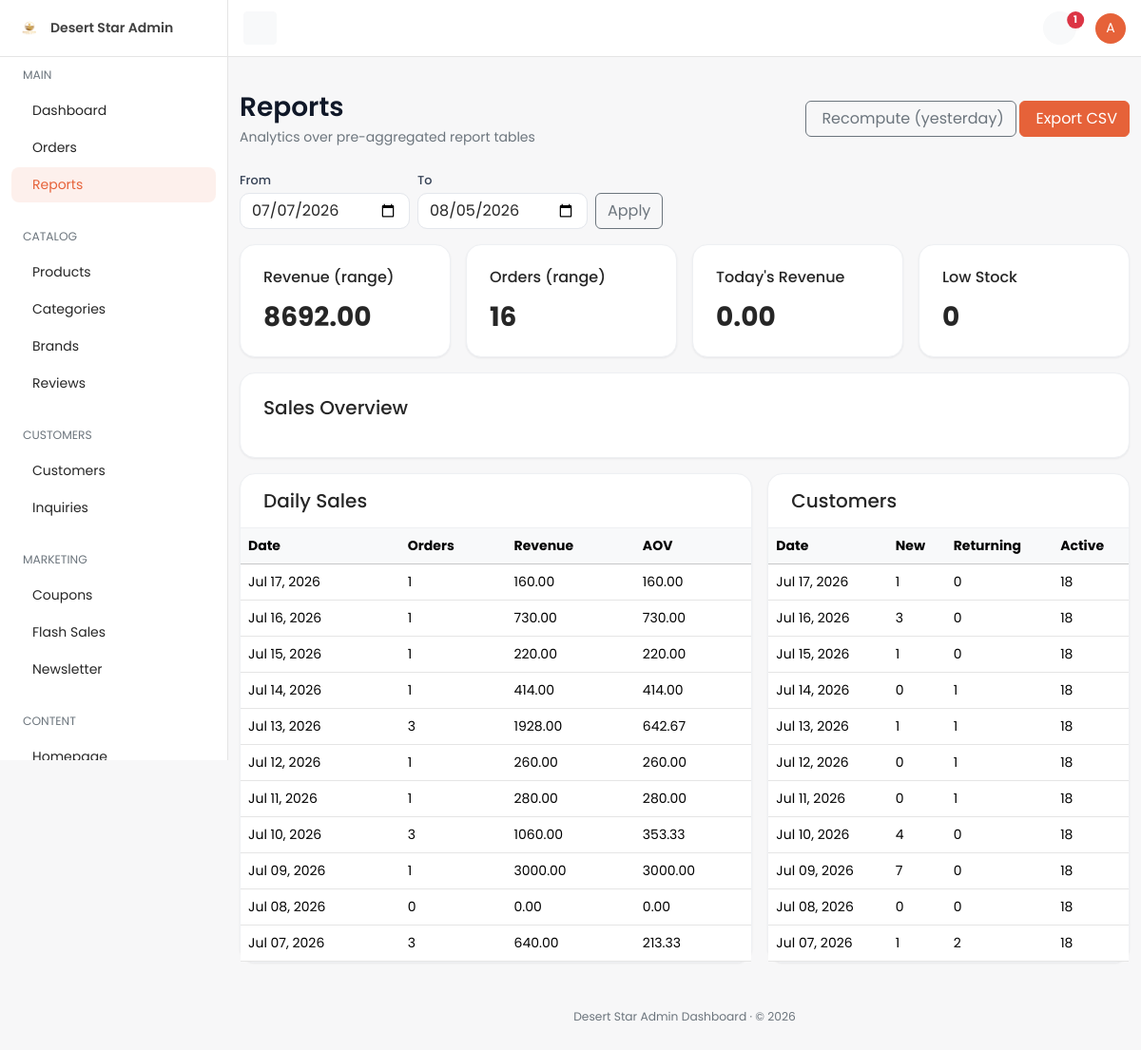
Screenshot of /dashboard/reports/ (signed in) with the database file from the repository.
### core/models.py (models this page shows, shortened)
class TimeStampedModel(models.Model):
    created_at = models.DateTimeField(
        auto_now_add=True,
        db_index=True,
        verbose_name="Created at",
        help_text="Timestamp when this record was first created.",
    )
    updated_at = models.DateTimeField(
        auto_now=True,
        db_index=True,
        verbose_name="Updated at",
        help_text="Timestamp when this record was last modified.",
    )
    class Meta:
        abstract = True

class SiteSettings(TimeStampedModel):
    site_name = models.CharField(max_length=120, default="DESERT STAR MOBILE PHONES")
    logo = models.ImageField(upload_to="site/", blank=True, null=True, verbose_name="Logo")
    primary_color = models.CharField(max_length=7, default="#0369A1")
    secondary_color = models.CharField(max_length=7, default="#0B1220")
    font_family = models.CharField(max_length=120, default="Inter, sans-serif")
    facebook_url = models.URLField(blank=True)
    instagram_url = models.URLField(blank=True)
    twitter_url = models.URLField(blank=True)
    whatsapp_number = models.CharField(max_length=20, blank=True)
    vendor_email = models.EmailField(
        blank=True,
        verbose_name="Vendor Email",
        help_text="Email address to receive quote requests and contact inquiries.",
    )
    default_currency = models.ForeignKey(
        Currency,
        on_delete=models.PROTECT,
        null=True,
        blank=True,
        related_name="+",
    )
    default_language = models.CharField(max_length=5, default="en")
    tax_rate_percent = models.DecimalField(max_digits=5, decimal_places=2, default=0)
    default_shipping_charge = models.DecimalField(max_digits=10, decimal_places=2, default=50)
    card_gateway_public_key_env = models.CharField(
        max_length=80,
        default="CARD_GATEWAY_PUBLIC_KEY",
        help_text="Environment variable name for the card gateway public key.",
    )
    qatar_gateway_public_key_env = models.CharField(
        max_length=80,
        default="QATAR_GATEWAY_PUBLIC_KEY",
        blank=True,
    )
    order_email_template_slug = models.CharField(max_length=80, default="order-status")
    whatsapp_template_slug = models.CharField(max_length=80, default="order-whatsapp")
    razorpay_key_id = models.CharField(
        max_length=120,
        blank=True,
        verbose_name="Razorpay Key ID",
        help_text="Razorpay Key ID / Test Key ID for payment processing.",
    )
    razorpay_key_secret = models.CharField(
        max_length=120,
        blank=True,
        verbose_name="Razorpay Key Secret",
        help_text="Razorpay Key Secret / Test Key Secret for payment signature verification.",
    )
    class Meta:
        verbose_name = "Site settings"
        verbose_name_plural = "Site settings"

### reports/models.py (models this page shows)
class DailySalesReport(TimeStampedModel):
    report_date = models.DateField(unique=True, db_index=True)
    order_count = models.PositiveIntegerField(default=0)
    revenue = models.DecimalField(max_digits=14, decimal_places=2, default=0)
    average_order_value = models.DecimalField(max_digits=12, decimal_places=2, default=0)
    coupon_discount_total = models.DecimalField(max_digits=12, decimal_places=2, default=0)
    class Meta:
        ordering = ["-report_date"]
        verbose_name = "Daily sales report"
        verbose_name_plural = "Daily sales reports"

class DailyCustomerReport(TimeStampedModel):
    report_date = models.DateField(unique=True, db_index=True)
    new_customers = models.PositiveIntegerField(default=0)
    returning_customers = models.PositiveIntegerField(default=0)
    total_active_customers = models.PositiveIntegerField(default=0)
    class Meta:
        ordering = ["-report_date"]
        verbose_name = "Daily customer report"
        verbose_name_plural = "Daily customer reports"

### dashboard/views/reports.py (the view)
# urls.py: path("reports/", reports.reports_view, name="reports"),
@dashboard_required
def reports_view(request: HttpRequest) -> HttpResponse:
    today = timezone.localdate()
    end = _parse_date(request.GET.get("end", ""), today)
    start = _parse_date(request.GET.get("start", ""), today - timedelta(days=29))
    sales = get_daily_sales_reports(start_date=start, end_date=end, page=1, page_size=366)
    customers = get_daily_customer_reports(start_date=start, end_date=end, page=1, page_size=366)
    ordered = list(reversed(sales["results"]))
    chart = {
        "categories": [r.report_date.strftime("%b %d") for r in ordered],
        "revenue": [float(r.revenue) for r in ordered],
        "orders": [r.order_count for r in ordered],
    }
    total_revenue = sum(float(r.revenue) for r in sales["results"])
    total_orders = sum(r.order_count for r in sales["results"])
    context = {
        "nav_section": "reports",
        "page_title": "Reports",
        "start": start,
        "end": end,
        "summary": get_admin_dashboard_summary(),
        "sales": sales["results"],
        "customers": customers["results"],
        "sales_series": chart,
        "total_revenue": total_revenue,
        "total_orders": total_orders,
    }
    return render(request, "dashboard/reports/index.html", context)

### dashboard/templates/dashboard/reports/index.html (shortened to what this page needs)
{% extends "dashboard/base.html" %}
{% block page_title %}Reports{% endblock %}
{% block breadcrumbs %}<p class="mb-0 text-secondary">Analytics over pre-aggregated report tables</p>{% endblock %}
{% block page_actions %}
<form method="post" action="{% url 'dashboard:reports-recompute' %}" class="d-inline">
  <button type="submit" class="btn btn-outline-secondary">Recompute (yesterday)</button>
</form>
<a href="{% url 'dashboard:reports-export' %}?start={{ start|date:'Y-m-d' }}&end={{ end|date:'Y-m-d' }}" class="btn btn-primary">Export CSV</a>
{% endblock %}
{% block content %}
<div class="row">
  <div class="col-12">
    <form method="get" class="d-flex gap-2 mb-3 flex-wrap align-items-end">
      <div>
        <label class="form-label small mb-1">From</label>
        <input type="date" name="start" value="{{ start|date:'Y-m-d' }}" class="form-control" />
      </div>
      <div>
        <label class="form-label small mb-1">To</label>
        <input type="date" name="end" value="{{ end|date:'Y-m-d' }}" class="form-control" />
      </div>
      <button type="submit" class="btn btn-outline-secondary">Apply</button>
    </form>
  </div>
</div>
<div class="row g-3 mb-3">
  <div class="col-12 col-sm-6 col-md-3">
    <div class="card h-100"><div class="card-body p-4"><h6 class="mb-3">Revenue (range)</h6><h3 class="fw-bold mb-0">{{ total_revenue|floatformat:2 }}</h3></div></div>
  </div>
  <div class="col-12 col-sm-6 col-md-3">
    <div class="card h-100"><div class="card-body p-4"><h6 class="mb-3">Orders (range)</h6><h3 class="fw-bold mb-0">{{ total_orders }}</h3></div></div>
  </div>
  <div class="col-12 col-sm-6 col-md-3">
    <div class="card h-100"><div class="card-body p-4"><h6 class="mb-3">Today's Revenue</h6><h3 class="fw-bold mb-0">{{ summary.today_revenue|floatformat:2 }}</h3></div></div>
  </div>
  <div class="col-12 col-sm-6 col-md-3">
    <div class="card h-100"><div class="card-body p-4"><h6 class="mb-3">Low Stock</h6><h3 class="fw-bold mb-0">{{ summary.low_stock_alert_count }}</h3></div></div>
  </div>
</div>
<div class="row mb-3">
  <div class="col-12">
    <div class="card"><div class="card-body p-4">
      <h2 class="fs-5 mb-3">Sales Overview</h2>
    </div></div>
  </div>
</div>
<div class="row g-3">
  <div class="col-12 col-lg-7">
    <div class="card">
      <div class="card-header bg-transparent px-4 py-3"><h3 class="h5 mb-0">Daily Sales</h3></div>
      <div class="table-responsive">
        <table class="table mb-0 align-middle">
          <thead class="table-light"><tr><th>Date</th><th>Orders</th><th>Revenue</th><th>AOV</th></tr></thead>
          <tbody>
            {% for r in sales %}
            <tr><td>{{ r.report_date|date:"M d, Y" }}</td><td>{{ r.order_count }}</td><td>{{ r.revenue|floatformat:2 }}</td><td>{{ r.average_order_value|floatformat:2 }}</td></tr>
            {% empty %}<tr><td colspan="4" class="text-center text-secondary py-4">No sales data in range.</td></tr>{% endfor %}
          </tbody>
        </table>
      </div>
    </div>
  </div>
  <div class="col-12 col-lg-5">
    <div class="card">
      <div class="card-header bg-transparent px-4 py-3"><h3 class="h5 mb-0">Customers</h3></div>
      <div class="table-responsive">
        <table class="table mb-0 align-middle">
          <thead class="table-light"><tr><th>Date</th><th>New</th><th>Returning</th><th>Active</th></tr></thead>
          <tbody>
            {% for c in customers %}
            <tr><td>{{ c.report_date|date:"M d, Y" }}</td><td>{{ c.new_customers }}</td><td>{{ c.returning_customers }}</td><td>{{ c.total_active_customers }}</td></tr>
            {% empty %}<tr><td colspan="4" class="text-center text-secondary py-4">No customer data in range.</td></tr>{% endfor %}
          </tbody>
        </table>
      </div>
    </div>
  </div>
</div>
{% endblock %}

### dashboard/templates/dashboard/partials/_topbar.html (shortened to what this page needs)
{% load static %}
<nav id="topbar" class="navbar bg-white border-bottom fixed-top topbar px-3">
  <button id="toggleBtn" class="d-none d-lg-inline-flex btn btn-light btn-icon btn-sm" type="button">
  </button>
  <div>
    <ul class="list-unstyled d-flex align-items-center mb-0 gap-1">
      <li>
        <a class="position-relative btn-icon btn-sm btn-light btn rounded-circle" data-bs-toggle="dropdown"
           aria-expanded="false" href="#" role="button">
          {% if dashboard_unread_count %}
          <span class="position-absolute top-0 start-100 translate-middle badge rounded-pill bg-danger mt-2 ms-n2">
            {{ dashboard_unread_count }}
          </span>
          {% endif %}
        </a>
      </li>
      <li class="ms-3 dropdown">
        <a href="#" role="button" data-bs-toggle="dropdown" aria-expanded="false">
          <span class="avatar avatar-sm avatar-primary rounded-circle">
            <span class="avatar-initials rounded-circle">{{ request.user.get_username|slice:":1"|upper }}</span>
          </span>
        </a>
      </li>
    </ul>
  </div>
</nav>

### dashboard/templates/dashboard/partials/_sidebar.html (shortened to what this page needs)
{% load static %}
<aside id="sidebar" class="sidebar">
  <div class="logo-area">
    <a href="{% url 'dashboard:home' %}" class="d-inline-flex align-items-center">
      <img src="{% if site_settings.logo %}{{ site_settings.logo.url }}{% else %}{% static 'dashboard/images/logo.png' %}{% endif %}" alt="Desert Star Admin" width="28" height="28"
        style="border-radius: 50%; object-fit: contain;" />
      <span class="logo-text ms-2 fw-semibold">Desert Star Admin</span>
    </a>
  </div>
  <ul class="nav flex-column">
    <li class="px-4 py-2"><small class="nav-text text-secondary text-uppercase">Main</small></li>
    <li>
      <a class="nav-link {% if nav_section == 'home' %}active{% endif %}" href="{% url 'dashboard:home' %}">
        <span class="nav-text">Dashboard</span>
      </a>
    </li>
    <li>
      <a class="nav-link {% if nav_section == 'orders' %}active{% endif %}" href="{% url 'dashboard:order-list' %}">
        <span class="nav-text">Orders</span>
      </a>
    </li>
    <li>
      <a class="nav-link {% if nav_section == 'reports' %}active{% endif %}" href="{% url 'dashboard:reports' %}">
        <span class="nav-text">Reports</span>
      </a>
    </li>
    <li class="px-4 pt-4 pb-2"><small class="nav-text text-secondary text-uppercase">Catalog</small></li>
    <li>
      <a class="nav-link {% if nav_section == 'products' %}active{% endif %}" href="{% url 'dashboard:product-list' %}">
        <span class="nav-text">Products</span>
      </a>
    </li>
    <li>
      <a class="nav-link {% if nav_section == 'categories' %}active{% endif %}"
        href="{% url 'dashboard:category-list' %}">
        <span class="nav-text">Categories</span>
      </a>
    </li>
    <li>
      <a class="nav-link {% if nav_section == 'brands' %}active{% endif %}" href="{% url 'dashboard:brand-list' %}">
        <span class="nav-text">Brands</span>
      </a>
    </li>
    <li>
      <a class="nav-link {% if nav_section == 'reviews' %}active{% endif %}" href="{% url 'dashboard:review-list' %}">
        <span class="nav-text">Reviews</span>
      </a>
    </li>
    <li class="px-4 pt-4 pb-2"><small class="nav-text text-secondary text-uppercase">Customers</small></li>
    <li>
      <a class="nav-link {% if nav_section == 'customers' %}active{% endif %}"
        href="{% url 'dashboard:customer-list' %}">
        <span class="nav-text">Customers</span>
      </a>
    </li>
    <li>
      <a class="nav-link {% if nav_section == 'inquiries' %}active{% endif %}"
        href="{% url 'dashboard:inquiry-list' %}">
        <span class="nav-text">Inquiries</span>
      </a>
    </li>
    <li class="px-4 pt-4 pb-2"><small class="nav-text text-secondary text-uppercase">Marketing</small></li>
    <li>
      <a class="nav-link {% if nav_section == 'coupons' %}active{% endif %}" href="{% url 'dashboard:coupon-list' %}">
        <span class="nav-text">Coupons</span>
      </a>
    </li>
    <li>
      <a class="nav-link {% if nav_section == 'flashsales' %}active{% endif %}"
        href="{% url 'dashboard:flashsale-list' %}">
        <span class="nav-text">Flash Sales</span>
      </a>
    </li>
    <li>
      <a class="nav-link {% if nav_section == 'newsletter' %}active{% endif %}"
        href="{% url 'dashboard:newsletter-list' %}">
        <span class="nav-text">Newsletter</span>
      </a>
    </li>
    <li class="px-4 pt-4 pb-2"><small class="nav-text text-secondary text-uppercase">Content</small></li>
    <li>
      <a class="nav-link {% if nav_section == 'homepage' %}active{% endif %}"
        href="{% url 'dashboard:homepagesection-list' %}">
        <span class="nav-text">Homepage</span>
      </a>
    </li>
  </ul>
</aside>

### rows the page displays
SiteSettings: logo (picture)
DailySalesReport: report_date "Jul 17, 2026", order_count "1", revenue "160.00", average_order_value "160.00"
DailySalesReport: report_date "Jul 16, 2026", order_count "1", revenue "730.00", average_order_value "730.00"
DailySalesReport: report_date "Jul 15, 2026", order_count "1", revenue "220.00", average_order_value "220.00"
DailySalesReport: report_date "Jul 14, 2026", order_count "1", revenue "414.00", average_order_value "414.00"
DailySalesReport: report_date "Jul 13, 2026", order_count "3", revenue "1928.00", average_order_value "642.67"
DailySalesReport: report_date "Jul 12, 2026", order_count "1", revenue "260.00", average_order_value "260.00"
DailySalesReport: report_date "Jul 11, 2026", order_count "1", revenue "280.00", average_order_value "280.00"
DailySalesReport: report_date "Jul 10, 2026", order_count "3", revenue "1060.00", average_order_value "353.33"
DailySalesReport: report_date "Jul 09, 2026", order_count "1", revenue "3000.00", average_order_value "3000.00"
DailySalesReport: report_date "Jul 08, 2026", order_count "0", revenue "0.00", average_order_value "0.00"
DailySalesReport: report_date "Jul 07, 2026", order_count "3", revenue "640.00", average_order_value "213.33"
DailyCustomerReport: report_date "Jul 17, 2026", new_customers "1", returning_customers "0", total_active_customers "18"
DailyCustomerReport: report_date "Jul 16, 2026", new_customers "3", returning_customers "0", total_active_customers "18"
DailyCustomerReport: report_date "Jul 15, 2026", new_customers "1", returning_customers "0", total_active_customers "18"
DailyCustomerReport: report_date "Jul 14, 2026", new_customers "0", returning_customers "1", total_active_customers "18"
DailyCustomerReport: report_date "Jul 13, 2026", new_customers "1", returning_customers "1", total_active_customers "18"
DailyCustomerReport: report_date "Jul 12, 2026", new_customers "0", returning_customers "1", total_active_customers "18"
DailyCustomerReport: report_date "Jul 11, 2026", new_customers "0", returning_customers "1", total_active_customers "18"
DailyCustomerReport: report_date "Jul 10, 2026", new_customers "4", returning_customers "0", total_active_customers "18"
DailyCustomerReport: report_date "Jul 09, 2026", new_customers "7", returning_customers "0", total_active_customers "18"
DailyCustomerReport: report_date "Jul 08, 2026", new_customers "0", returning_customers "0", total_active_customers "18"
DailyCustomerReport: report_date "Jul 07, 2026", new_customers "1", returning_customers "2", total_active_customers "18"

### other values shown
{{ dashboard_unread_count }} "1"
{{ request.user.get_username|slice:":1"|upper }} "A"
{{ total_revenue|floatformat:2 }} "8692.00"
{{ total_orders }} "16"
{{ summary.today_revenue|floatformat:2 }} "0.00"
{{ summary.low_stock_alert_count }} "0"
